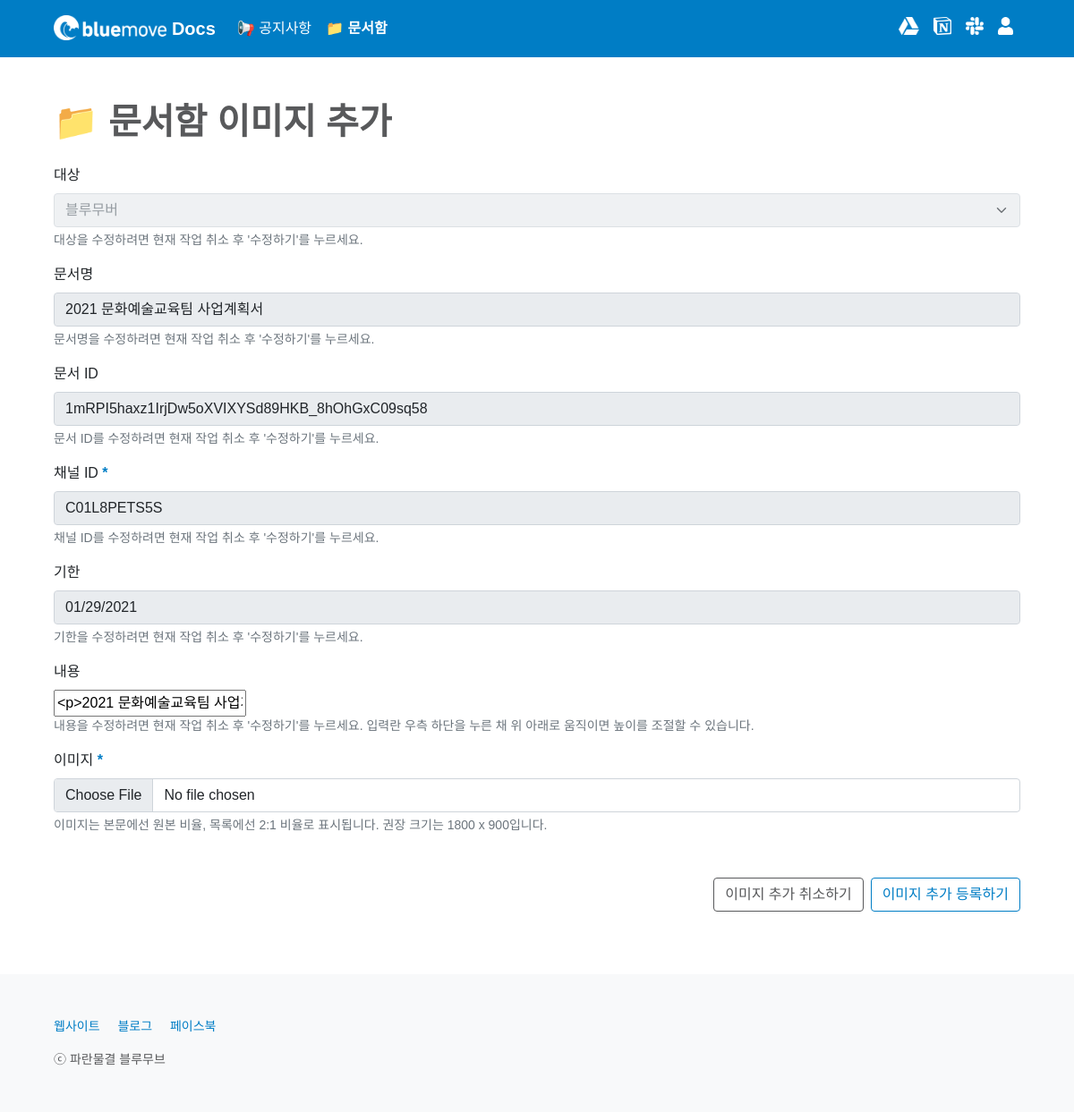
Before: /box/8/updateimage/ (signed in) with the older database file.
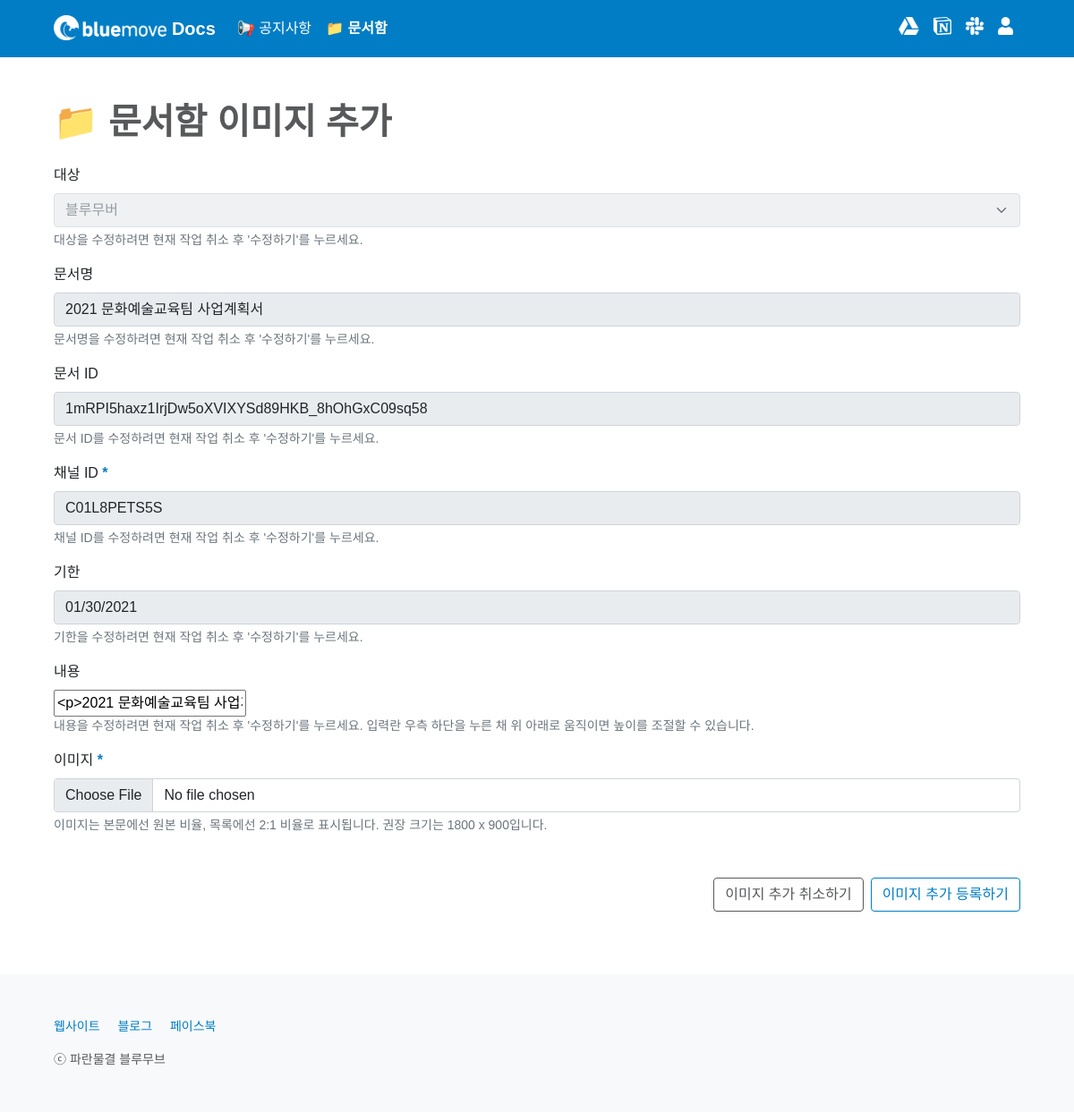
After: the same page with the newer database file.
### box/models.py (models this page shows, shortened)
class Box(models.Model):
    CATEGORY_CHOICES = {
        ('bluemover', '블루무버'),
        ('guest', '게스트'),
    }
    title = models.CharField(max_length = 50)
    writer = models.ForeignKey(User, on_delete=models.CASCADE)
    category = models.CharField(max_length = 50, choices = CATEGORY_CHOICES)
    document_id = models.CharField(max_length = 300)
    channel_id = models.CharField(max_length = 50)
    deadline = models.DateField()
    deadline_update_flag = models.BooleanField(default = False)
    content = RichTextField()
    content_update_flag = models.BooleanField(default = False)
    image = models.ImageField(upload_to='images/', null = True, blank = True)
    created_at = models.DateField(auto_now_add = True)
    updated_at = models.DateField(auto_now = True)
    box_favorite_user_set = models.ManyToManyField(User, blank = True, related_name="box_favorite_user_set", through="Favorite")

### box/views.py (the view)
# urls.py: path('<int:id>/updateimage/', updateimage, name='updateimage'),
@login_required
def updateimage(request, id):
    box = get_object_or_404(Box, pk=id)
    form = BoxContentForm(instance=box)
    if request.method == "POST":
        box.image = request.FILES.get('image')
        box.save(update_fields=['image'])
        return redirect('box:read', box.id)
    return render(request, 'box/updateimage.html', {'box': box, 'form': form})

### box/forms.py (shortened to what this page needs)
class BoxContentForm(forms.ModelForm):
    content = forms.CharField(widget = CKEditorWidget(), label='', required=True)
    class Meta:
        model = Box
        fields = [
            'content'
        ]

### box/templates/box/updateimage.html (shortened to what the changed rows need)
{% extends 'base.html' %}
{% block content %}
<main class="px-2 px-md-5">
    <div class="container-md mt-5 table-responsive">
        <h1 class="mb-4" style="font-weight: 600; color: #58595B;">
            {% if box.image %}
            📁 문서함 이미지 변경
            {% else %}
            📁 문서함 이미지 추가
            {% endif %}
        </h1>
        <form action="{% url 'box:updateimage' box.id %}" method="POST" enctype="multipart/form-data" class="needs-validation" novalidate>
            <div class="form-group mb-3">
                <label for="category" class="form-label">대상</label>
                <select class="form-select" name="category" id="category" placeholder="대상을 선택하세요." aria-describedby="categoryHelp" disabled>
                    <option value="{{ box.category }}" selected hidden>
                        {% if box.category == 'bluemover' %}
                            블루무버
                        {% elif box.category == 'guest' %}
                            게스트
                        {% else %}
                            알 수 없음
                        {% endif %}
                    </option>
                </select>
                <div id="categoryHelp" class="form-text">대상을 수정하려면 현재 작업 취소 후 '수정하기'를 누르세요.</div>
            </div>
            <div class="form-group mb-3">
                <label for="title" class="form-label">문서명</label>
                <input type="text" class="form-control" name="title" id="title" placeholder="문서명을 입력하세요." aria-describedby="titleHelp" value="{{ box.title }}" disabled>
                <div id="titleHelp" class="form-text">문서명을 수정하려면 현재 작업 취소 후 '수정하기'를 누르세요.</div>
            </div>
            <div class="form-group mb-3">
                <label for="document_id" class="form-label">문서 ID</label>
                <input type="text" class="form-control" name="document_id" id="document_id" placeholder="문서 ID를 입력하세요." value="{{ box.document_id }}" disabled>
                <div id="titleHelp" class="form-text">문서 ID를 수정하려면 현재 작업 취소 후 '수정하기'를 누르세요.</div>
            </div>
            <div class="form-group mb-3">
                <label for="channel_id" class="form-label">채널 ID<span style="color: #007DC5; font-weight: 600;"> *</span></label>
                <input type="text" class="form-control" name="channel_id" id="channel_id" placeholder="채널 ID를 입력하세요." aria-describedby="channel_idHelp" value="{{ box.channel_id }}" disabled>
                <div id="channel_idHelp" class="form-text">채널 ID를 수정하려면 현재 작업 취소 후 '수정하기'를 누르세요.</div>
            </div>
            <div class="form-group mb-3">
                <label for="deadline" class="form-label">기한</label>
                <input type="date" class="form-control" name="deadline" id="deadline" max="2022-01-31" aria-describedby="deadlineHelp" value="{{ box.deadline|date:'Y-m-d' }}" disabled>
                <div id="deadlineHelp" class="form-text">기한을 수정하려면 현재 작업 취소 후 '수정하기'를 누르세요.</div>
            </div>
            <div class="form-group mb-3">
                <div id="editor">
                {{ form.as_table }}
                </div>
            </div>
        </form>
    </div>
</main>
{% endblock %}

Changed rows visible on the page:
changed Box "블루무버": deadline "01/29/2021" → "01/30/2021"
